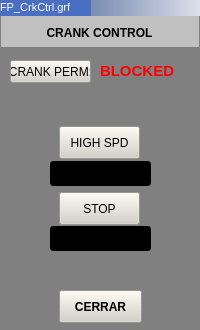
<?xml version="1.0" encoding="UTF-8"?>
<ui version="4.0">
 <class>WCrakCtrl</class>
 <widget class="QWidget" name="WCrakCtrl">
  <property name="geometry">
   <rect>
    <x>0</x>
    <y>0</y>
    <width>200</width>
    <height>330</height>
   </rect>
  </property>
  <property name="minimumSize">
   <size>
    <width>200</width>
    <height>330</height>
   </size>
  </property>
  <property name="maximumSize">
   <size>
    <width>200</width>
    <height>330</height>
   </size>
  </property>
  <property name="windowTitle">
   <string>Dialog</string>
  </property>
  <property name="styleSheet">
   <string notr="true">background-color: rgb(128, 128, 128);</string>
  </property>
  <widget class="QFrame" name="frame">
   <property name="geometry">
    <rect>
     <x>1</x>
     <y>16</y>
     <width>198</width>
     <height>31</height>
    </rect>
   </property>
   <property name="styleSheet">
    <string notr="true">background-color: rgb(192, 192, 192);</string>
   </property>
   <property name="frameShape">
    <enum>QFrame::NoFrame</enum>
   </property>
   <property name="frameShadow">
    <enum>QFrame::Sunken</enum>
   </property>
   <property name="lineWidth">
    <number>2</number>
   </property>
   <widget class="QLabel" name="lbctrlcrankT">
    <property name="geometry">
     <rect>
      <x>8</x>
      <y>7</y>
      <width>181</width>
      <height>20</height>
     </rect>
    </property>
    <property name="font">
     <font>
      <weight>75</weight>
      <bold>true</bold>
     </font>
    </property>
    <property name="frameShape">
     <enum>QFrame::NoFrame</enum>
    </property>
    <property name="frameShadow">
     <enum>QFrame::Plain</enum>
    </property>
    <property name="lineWidth">
     <number>1</number>
    </property>
    <property name="text">
     <string>CRANK CONTROL</string>
    </property>
    <property name="alignment">
     <set>Qt::AlignCenter</set>
    </property>
   </widget>
  </widget>
  <widget class="QPushButton" name="btcerrar">
   <property name="geometry">
    <rect>
     <x>59</x>
     <y>290</y>
     <width>83</width>
     <height>33</height>
    </rect>
   </property>
   <property name="font">
    <font>
     <weight>75</weight>
     <bold>true</bold>
     <kerning>true</kerning>
    </font>
   </property>
   <property name="styleSheet">
    <string notr="true">background-color: rgb(212, 208, 200);</string>
   </property>
   <property name="text">
    <string>CERRAR</string>
   </property>
   <property name="shortcut">
    <string/>
   </property>
   <property name="autoDefault">
    <bool>false</bool>
   </property>
   <property name="default">
    <bool>false</bool>
   </property>
   <property name="flat">
    <bool>false</bool>
   </property>
  </widget>
  <widget class="QPushButton" name="bthighspd">
   <property name="geometry">
    <rect>
     <x>59</x>
     <y>126</y>
     <width>81</width>
     <height>33</height>
    </rect>
   </property>
   <property name="styleSheet">
    <string notr="true">background-color: rgb(212, 208, 200);</string>
   </property>
   <property name="text">
    <string>HIGH SPD</string>
   </property>
  </widget>
  <widget class="QPushButton" name="btstop">
   <property name="geometry">
    <rect>
     <x>59</x>
     <y>192</y>
     <width>81</width>
     <height>33</height>
    </rect>
   </property>
   <property name="styleSheet">
    <string notr="true">background-color: rgb(212, 208, 200);</string>
   </property>
   <property name="text">
    <string>STOP</string>
   </property>
  </widget>
  <widget class="QPushButton" name="btcrankperm">
   <property name="geometry">
    <rect>
     <x>10</x>
     <y>60</y>
     <width>81</width>
     <height>23</height>
    </rect>
   </property>
   <property name="styleSheet">
    <string notr="true">background-color: rgb(212, 208, 200);</string>
   </property>
   <property name="text">
    <string>CRANK PERM:</string>
   </property>
  </widget>
  <widget class="QLabel" name="lbcrankperm">
   <property name="geometry">
    <rect>
     <x>100</x>
     <y>60</y>
     <width>81</width>
     <height>21</height>
    </rect>
   </property>
   <property name="font">
    <font>
     <pointsize>11</pointsize>
     <weight>75</weight>
     <bold>true</bold>
    </font>
   </property>
   <property name="styleSheet">
    <string notr="true">color: rgb(255, 0, 0);</string>
   </property>
   <property name="text">
    <string>BLOCKED</string>
   </property>
  </widget>
  <widget class="QFrame" name="frame_2">
   <property name="geometry">
    <rect>
     <x>0</x>
     <y>0</y>
     <width>241</width>
     <height>16</height>
    </rect>
   </property>
   <property name="styleSheet">
    <string notr="true">background-color: qlineargradient(spread:pad, x1:0, y1:0, x2:1, y2:0, stop:0 rgba(43, 71, 134, 255), stop:1 rgba(255, 255, 255, 255));</string>
   </property>
   <property name="frameShape">
    <enum>QFrame::Panel</enum>
   </property>
   <property name="frameShadow">
    <enum>QFrame::Raised</enum>
   </property>
   <property name="lineWidth">
    <number>0</number>
   </property>
   <widget class="QLabel" name="lbIP">
    <property name="geometry">
     <rect>
      <x>0</x>
      <y>0</y>
      <width>91</width>
      <height>16</height>
     </rect>
    </property>
    <property name="font">
     <font>
      <pointsize>5</pointsize>
     </font>
    </property>
    <property name="styleSheet">
     <string notr="true">background-color: rgb(74, 110, 195);</string>
    </property>
    <property name="text">
     <string>&lt;!DOCTYPE HTML PUBLIC &quot;-//W3C//DTD HTML 4.0//EN&quot; &quot;http://www.w3.org/TR/REC-html40/strict.dtd&quot;&gt;
&lt;html&gt;&lt;head&gt;&lt;meta name=&quot;qrichtext&quot; content=&quot;1&quot; /&gt;&lt;style type=&quot;text/css&quot;&gt;
p, li { white-space: pre-wrap; }
&lt;/style&gt;&lt;/head&gt;&lt;body style=&quot; font-family:'MS Shell Dlg 2'; font-size:5pt; font-weight:400; font-style:normal;&quot;&gt;
&lt;p style=&quot; margin-top:0px; margin-bottom:0px; margin-left:0px; margin-right:0px; -qt-block-indent:0; text-indent:0px;&quot;&gt;&lt;span style=&quot; font-size:8pt; color:#ffffff;&quot;&gt;FP_CrkCtrl.grf&lt;/span&gt;&lt;/p&gt;&lt;/body&gt;&lt;/html&gt;</string>
    </property>
   </widget>
  </widget>
  <widget class="QLineEdit" name="lehighspd">
   <property name="geometry">
    <rect>
     <x>50</x>
     <y>161</y>
     <width>101</width>
     <height>25</height>
    </rect>
   </property>
   <property name="styleSheet">
    <string notr="true">background-color: rgb(0, 0, 0);
color: rgb(255, 255, 0);</string>
   </property>
  </widget>
  <widget class="QLineEdit" name="leStop">
   <property name="geometry">
    <rect>
     <x>50</x>
     <y>226</y>
     <width>101</width>
     <height>25</height>
    </rect>
   </property>
   <property name="styleSheet">
    <string notr="true">background-color: rgb(0, 0, 0);
color: rgb(255, 255, 0);</string>
   </property>
  </widget>
  <widget class="QLabel" name="lbFondo">
   <property name="geometry">
    <rect>
     <x>0</x>
     <y>0</y>
     <width>200</width>
     <height>330</height>
    </rect>
   </property>
   <property name="styleSheet">
    <string notr="true">background-color: rgb(128, 128, 128);</string>
   </property>
   <property name="text">
    <string/>
   </property>
  </widget>
  <zorder>lbFondo</zorder>
  <zorder>frame</zorder>
  <zorder>btcerrar</zorder>
  <zorder>bthighspd</zorder>
  <zorder>btstop</zorder>
  <zorder>btcrankperm</zorder>
  <zorder>lbcrankperm</zorder>
  <zorder>frame_2</zorder>
  <zorder>lehighspd</zorder>
  <zorder>leStop</zorder>
 </widget>
 <resources/>
 <connections/>
</ui>
